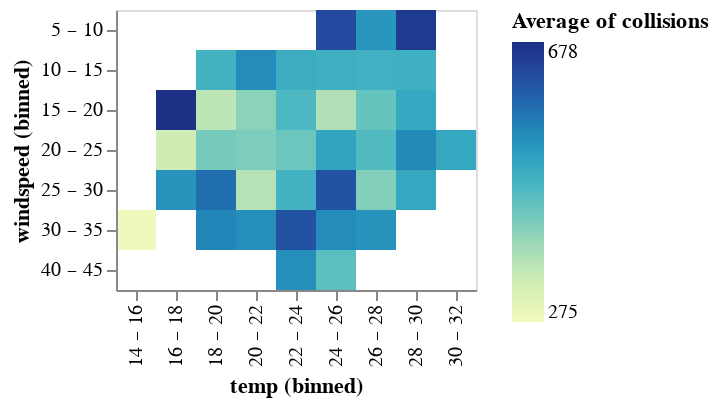

The notebook cell this image was saved under:
### Markdown cell above
Heatmap

### Code cell
alt.Chart(coll_weather).mark_rect().encode(
    x=alt.X('temp:O', bin=True),  # Binarize temperature
    y=alt.Y('windspeed:O', bin=True),  # Binarize windspeed
    color='average(collisions):Q',
)

### Figure 1 — Vega-Lite specification as saved in the notebook (floating-point values rounded to 4 significant figures; data arrays with more than 128 entries replaced by an {"elided": "..."} marker saying what was removed)
{"config": {"view": {"continuousWidth": 300, "continuousHeight": 300}}, "data": {"name": "data-808de61815429b5c772e1d85c8759791"}, "mark": {"type": "rect"}, "encoding": {"color": {"aggregate": "average", "field": "collisions", "type": "quantitative"}, "x": {"bin": true, "field": "temp", "type": "ordinal"}, "y": {"bin": true, "field": "windspeed", "type": "ordinal"}}, "$schema": "https://vega.github.io/schema/vega-lite/v5.8.0.json", "datasets": {"data-808de61815429b5c772e1d85c8759791": {"elided": "244 records"}}}
